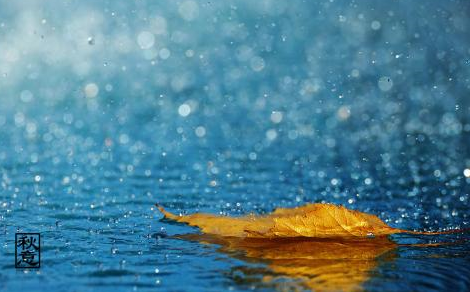
#> input picture Images/2.png, 470 x 292 px, found by its file name
$ python '直方图2D(彩色直方图).py' Images/2.png
#> lines starting #> are read from the running program, lines starting #| are printed output that depends on the picture
# -*- coding: utf-8 -*-
'''
======================Welcome to Python====================
/-********Have a good time.********-/

FILE NAME:
AUTHOR: Eden·Gabriel
DATE: Feb-25-Mon/2019  14:51:10
VERSION: V-1.0
DESCRIPTION:

'''


import cv2
import numpy as np
from matplotlib import pyplot as plt

img = cv2.imread(
    'E:\\A_BOOM_LEARNING_EDEN_GABRIEL\\2018.12.19start_opencv+python\\Images\\2.png')
#> img is the input picture: shape (292, 470, 3); mean B, G, R 146.5, 127.8, 77.3
img_hsv = cv2.cvtColor(img,cv2.COLOR_BGR2HSV)
#> img_hsv: shape (292, 470, 3); mean H, S, V 91.4, 154, 158.1

hist = cv2.calcHist([img_hsv],[0,1],None,[180,256],[0,180,0,256])
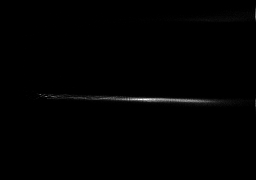
#> hist: shape (180, 256) float32; min 0, max 534, mean 3; drawn with min black and max white

#cv2.imshow('hist',hist)
plt.imshow(hist,interpolation = 'nearest')
plt.show()


'''
# -*- coding: utf-8 -*-
#!/usr/bin/env python
import numpy as np
import cv2
from time import clock
import sys
import video
#video 模块也是 opencv 官方文档中自带的
if __name__ == '__main__':
    # 构建 HSV 颜色地图
    hsv_map = np.zeros((180, 256, 3), np.uint8)
    # np.indices 可以返回由数组索引构建的新数组。
    # 例如： np.indices （（ 3,2 ））；其中（ 3,2 ）为原来数组的维度：行和列。
    # 返回值首先看输入的参数有几维：（ 3,2 ）有 2 维，所以从输出的结果应该是
    # [[a],[b]], 其中包含两个 3 行， 2 列数组。
    # 第二看每一维的大小，第一维为 3, 所以 a 中的值就 0 到 2 （最大索引数），
    # a 中的每一个值就是它的行索引；同样的方法得到 b （列索引）
    # 结果就是
    # array([[[0, 0],
    # [1, 1],
    # [2, 2]],
    #
    # [[0, 1],
    # [0, 1],
    # [0, 1]]])
    h, s = np.indices(hsv_map.shape[:2])
    hsv_map[:,:,0] = h
    hsv_map[:,:,1] = s
    hsv_map[:,:,2] = 255
    hsv_map = cv2.cvtColor(hsv_map, cv2.COLOR_HSV2BGR)
    cv2.imshow('hsv_map', hsv_map)
    cv2.namedWindow('hist', 0)
    hist_scale = 10
    def set_scale(val):
        global hist_scale
        hist_scale = val
    cv2.createTrackbar('scale', 'hist', hist_scale, 32, set_scale)
    try: fn = sys.argv[1]
    except: fn = 0
    cam = video.create_capture(fn, fallback='synth:bg=../cpp/baboon.jpg:class=chess:noise=0.05')
    while True:
        flag, frame = cam.read()
        cv2.imshow('camera', frame)
        # 图像金字塔
        # 通过图像金字塔降低分辨率，但不会对直方图有太大影响。
        # 但这种低分辨率，可以很好抑制噪声，从而去除孤立的小点对直方图的影响。
        small = cv2.pyrDown(frame)
        hsv = cv2.cvtColor(frame, cv2.COLOR_BGR2HSV)
        # 取 v 通道 ( 亮度 ) 的值。
        # 没有用过这种写法，还是改用最常见的用法。
        #dark = hsv[...,2] < 32
        # 此步操作得到的是一个布尔矩阵，小于 32 的为真，大于 32 的为假。
        dark = hsv[:,:,2] < 32
        hsv[dark] = 0
        h = cv2.calcHist( [hsv], [0, 1], None, [180, 256], [0, 180, 0, 256] )
        #numpy.clip(a, a_min, a_max, out=None)[source]
        #Given an interval, values outside the interval are clipped to the interval edges.
        #For example, if an interval of [0, 1] is specified, values smaller
        #than 0 become 0, and values larger than 1 become 1.
        # >>> a = np.arange(10)
        # >>> np.clip(a, 1, 8)
        #array([1, 1, 2, 3, 4, 5, 6, 7, 8, 8])
        h = np.clip(h*0.005*hist_scale, 0, 1)
        #In numpy one can use the 'newaxis' object in the slicing syntax to create an
        #axis of length one. one can also use None instead of newaxis,
        #the effect is exactly the same
        #h 从一维变成 3 维
        vis = hsv_map*h[:,:,np.newaxis] / 255.0
        cv2.imshow('hist', vis)
        ch = 0xFF & cv2.waitKey(1)
        if ch == 27:
            break
    cv2.destroyAllWindows()
'''

$ run again, with Images/22.png copied over Images/2.png
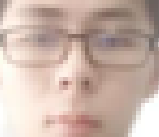
#> input picture Images/22.png, 159 x 137 px, found by its file name
#> img is the input picture: shape (137, 159, 3); mean B, G, R 169.7, 180.3, 202.4
#> img_hsv: shape (137, 159, 3); mean H, S, V 12.3, 43.3, 202.5
#> `hist = cv2.calcHist([img_hsv],[0,1],None,[180,256],[0,180,0,256])`:
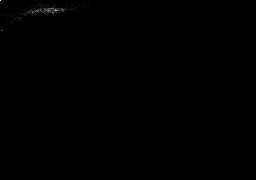
#> hist: shape (180, 256) float32; min 0, max 384, mean 0.5; drawn with min black and max white
